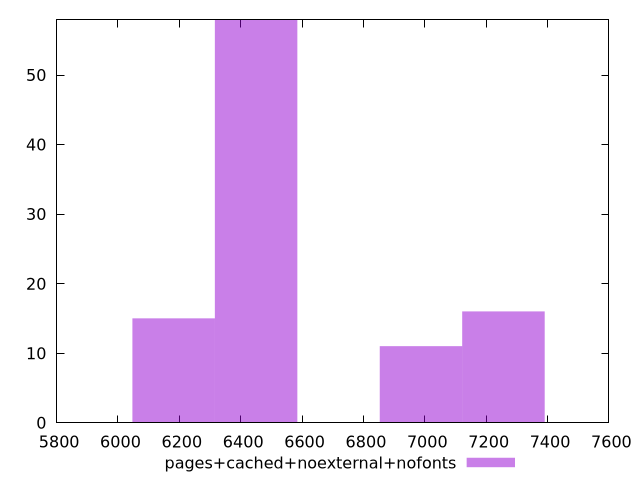

Source code (gnuplot):
$_pagesCachedNoexternalNofonts <<EOF
6181.381415576253 15
6450.13712929696 58
6987.6485567383725 11
7256.404270459079 16
EOF
set key outside below
set terminal pngcairo
set output "report_00004_2020-11-02T20-21-41.718Z/largest-contentful-paint/pages+cached+noexternal+nofonts//raw_hist.png"
set yrange [0:58]
set boxwidth 268.75571372070664
set style fill transparent solid 0.5 noborder
plot $_pagesCachedNoexternalNofonts title "pages+cached+noexternal+nofonts" with boxes ,
